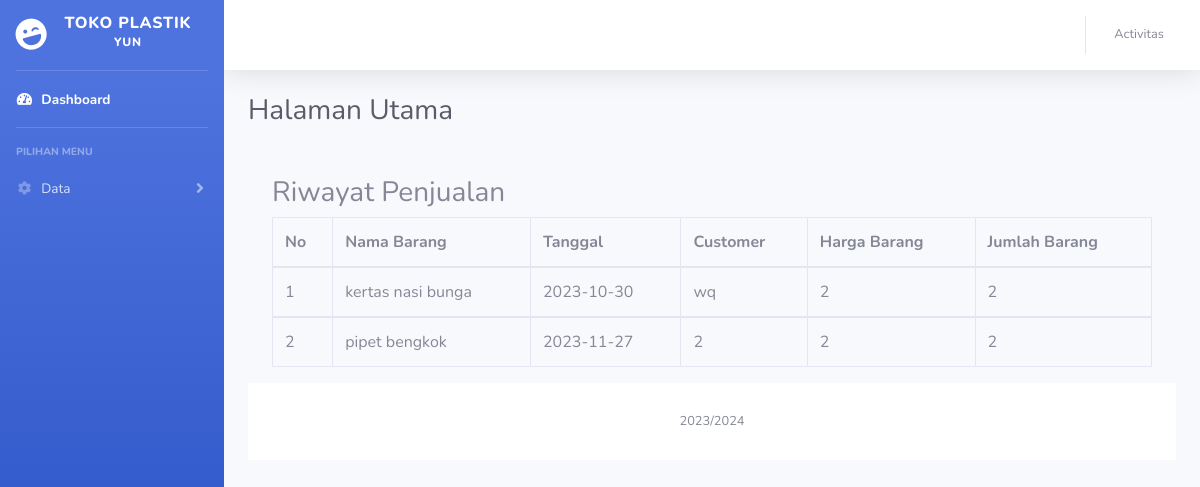
Page /dashboard.php on the committed database.
### tables this page shows
CREATE TABLE `tb_penjualan` (
  `no_faktur` int(11) NOT NULL,
  `kd_brg` int(11) NOT NULL,
  `nama_brg` varchar(25) NOT NULL,
  `tanggal` date NOT NULL,
  `customer` varchar(25) NOT NULL,
  `alamat` varchar(100) NOT NULL,
  `tipe` varchar(25) NOT NULL,
  `harga_brg` int(11) NOT NULL,
  `jumlah_brg` varchar(11) NOT NULL
);

CREATE TABLE `tb_barang` (
  `kd_brg` int(11) NOT NULL,
  `nama_brg` varchar(255) NOT NULL,
  `tanggal` date NOT NULL,
  `jumlah_brg` int(11) NOT NULL,
  `harga_brg` int(11) NOT NULL,
  `total_byr` int(11) NOT NULL
);

### dashboard.php (the view, shortened to what this page needs)
<!DOCTYPE html>
<html lang="en">
<head>
    <link href="assets/vendor/fontawesome-free/css/all.min.css" rel="stylesheet" type="text/css">
    <link href="assets/css/sb-admin-2.min.css" rel="stylesheet">
</head>
<body id="page-top">
    <div id="wrapper">
        <ul class="navbar-nav bg-gradient-primary sidebar sidebar-dark accordion" id="accordionSidebar">
            <a class="sidebar-brand d-flex align-items-center justify-content-center" href="index.html">
                <div class="sidebar-brand-icon rotate-n-15">
                    <i class="fas fa-laugh-wink"></i>
                </div>
                <div class="sidebar-brand-text mx-3">Toko Plastik <sup>YUN</sup></div>
            </a>
            <hr class="sidebar-divider my-0">
            <li class="nav-item active">
                <a class="nav-link" href="index.php">
                    <i class="fas fa-fw fa-tachometer-alt"></i>
                    <span>Dashboard</span></a>
            </li>
            <hr class="sidebar-divider">
            <div class="sidebar-heading">
                Pilihan Menu
            </div>
            <li class="nav-item">
                <a class="nav-link collapsed" href="#" data-toggle="collapse" data-target="#collapseTwo"
                    aria-expanded="true" aria-controls="collapseTwo">
                    <i class="fas fa-fw fa-cog"></i>
                    <span>Data</span>
                </a>
            </li>
        </ul>
        <div id="content-wrapper" class="d-flex flex-column">
            <div id="content">
                <nav class="navbar navbar-expand navbar-light bg-white topbar mb-4 static-top shadow">
                    <ul class="navbar-nav ml-auto">
                        <li class="nav-item dropdown no-arrow">
                            <a class="nav-link dropdown-toggle" href="#" id="userDropdown" role="button"
                                data-toggle="dropdown" aria-haspopup="true" aria-expanded="false">
                                <span class="mr-2 d-none d-lg-inline text-gray-600 small">Activitas</span>
                            </a>
                        </li>
                    </ul>
                </nav>
                <div class="container-fluid">
                    <div class="d-sm-flex align-items-center justify-content-between mb-4">
                        <h1 class="h3 mb-0 text-gray-800">Halaman Utama</h1>
                    </div>
                   <div class="container mt-5">
                    <table class="table table-bordered table-hover">
                        <h3>Riwayat Penjualan</h3>
                        <thead>
                            <tr>
                                <th>No</th>
                                <th>Nama Barang</th>
                                <th>Tanggal</th>
                                <th>Customer</th>
                                <th>Harga Barang</th>
                                <th>Jumlah Barang</th>
                            </tr>
                        </thead>
                        <?php
                        include ("config/koneksi.php");
                        $sql = "SELECT tb_barang.kd_brg, tb_barang.nama_brg, tb_penjualan.no_faktur,tb_penjualan.tanggal, tb_penjualan.customer, tb_penjualan.alamat, tb_penjualan.tipe, tb_penjualan.harga_brg, tb_penjualan.jumlah_brg
                        FROM tb_barang
                        INNER JOIN tb_penjualan ON tb_barang.kd_brg = tb_penjualan.kd_brg";
                        $result = mysqli_query($koneksi, $sql);
                        $no = 0;
                        while ($data = mysqli_fetch_array($result)) {
                            $no++;
                        ?>
                        <tbody>
                            <tr>
                                <td ><?php echo $no; ?></td>
                                <td><?php echo $data['nama_brg']; ?></td>
                                <td> <?php echo $data['tanggal']; ?></td>
                                <td> <?php echo $data['customer']; ?></td>
                                <td> <?php echo $data['harga_brg']; ?></td>
                                <td><?php echo $data['jumlah_brg']; ?> </td>
                            </tr>
                        </tbody>
                        <?php
                        }
                        ?>
                    </table>
                </div>
            <footer class="sticky-footer bg-white">
                <div class="container my-auto">
                    <div class="copyright text-center my-auto">
                        <span>2023/2024</span>
                    </div>
                </div>
            </footer>
        </div>
    </div>
</body>
</html>

### rows in the picture
tb_penjualan: kd_brg.nama_brg "kertas nasi bunga", tanggal "2023-10-30", customer "wq", harga_brg "2", jumlah_brg "2"
tb_penjualan: kd_brg.nama_brg "pipet bengkok", tanggal "2023-11-27", customer "2", harga_brg "2", jumlah_brg "2"
